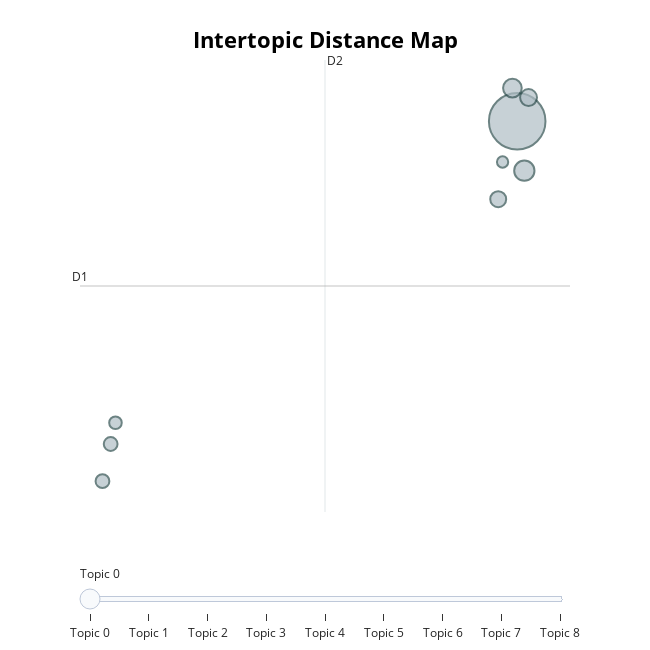

Notebook source saved alongside this figure:
### Code cell
topic_model.visualize_topics()

### Figure 1 — Plotly figure (JSON) as saved in the notebook; plotly's stock layout.template omitted (floating-point values rounded to 4 significant figures)
{"data": [{"customdata": [[0, "fait | lettre | peu | encore | avoir", 101], [1, "fait | aussi | etc | depuis | alexandre", 13], [2, "robert | figaro | robert dreyfus | dreyfus | dreyfus figaro", 11], [3, "guerre | avant | encore | depuis | contre", 9], [4, "seine | boulevard | conseil | conseil revision | revision", 8], [5, "000 | 30 000 | écrire | grand | sais", 6], [6, "recevoir | sincèrement | marcel | ceci | nouvelle", 6], [7, "titres | industriel | rente | valeurs | française", 5], [8, "proust | soussigné | bize | quotidiennes | dr bize", 4]], "hovertemplate": "<b>Topic %{customdata[0]}</b><br>%{customdata[1]}<br>Size: %{customdata[2]}", "legendgroup": "", "marker": {"color": "#B0BEC5", "line": {"color": "DarkSlateGrey", "width": 2}, "size": [101, 13, 11, 9, 8, 6, 6, 5, 4], "sizemode": "area", "sizeref": 0.06313, "symbol": "circle"}, "mode": "markers", "name": "", "orientation": "v", "showlegend": false, "type": "scatter", "x": [13.54, 13.9, 13.29, 14.12, 12.57, -7.659, -7.24, -6.994, 12.79], "xaxis": "x", "y": [1.759, 1.195, 2.136, 2.029, 0.8699, -2.344, -1.921, -1.678, 1.294], "yaxis": "y"}], "layout": {"annotations": [{"showarrow": false, "text": "D1", "x": -8.807, "y": -0.1195, "yshift": 10}, {"showarrow": false, "text": "D2", "x": 3.716, "xshift": 10, "y": 2.457}], "height": 650, "hoverlabel": {"bgcolor": "white", "font": {"family": "Rockwell", "size": 16}}, "legend": {"itemsizing": "constant", "tracegroupgap": 0}, "margin": {"t": 60}, "shapes": [{"line": {"color": "#CFD8DC", "width": 2}, "type": "line", "x0": 3.716, "x1": 3.716, "y0": -2.696, "y1": 2.457}, {"line": {"color": "#9E9E9E", "width": 2}, "type": "line", "x0": -8.807, "x1": 16.24, "y0": -0.1195, "y1": -0.1195}], "sliders": [{"active": 0, "pad": {"t": 50}, "steps": [{"args": [{"marker.color": [["red", "#B0BEC5", "#B0BEC5", "#B0BEC5", "#B0BEC5", "#B0BEC5", "#B0BEC5", "#B0BEC5", "#B0BEC5"]]}], "label": "Topic 0", "method": "update"}, {"args": [{"marker.color": [["#B0BEC5", "red", "#B0BEC5", "#B0BEC5", "#B0BEC5", "#B0BEC5", "#B0BEC5", "#B0BEC5", "#B0BEC5"]]}], "label": "Topic 1", "method": "update"}, {"args": [{"marker.color": [["#B0BEC5", "#B0BEC5", "red", "#B0BEC5", "#B0BEC5", "#B0BEC5", "#B0BEC5", "#B0BEC5", "#B0BEC5"]]}], "label": "Topic 2", "method": "update"}, {"args": [{"marker.color": [["#B0BEC5", "#B0BEC5", "#B0BEC5", "red", "#B0BEC5", "#B0BEC5", "#B0BEC5", "#B0BEC5", "#B0BEC5"]]}], "label": "Topic 3", "method": "update"}, {"args": [{"marker.color": [["#B0BEC5", "#B0BEC5", "#B0BEC5", "#B0BEC5", "red", "#B0BEC5", "#B0BEC5", "#B0BEC5", "#B0BEC5"]]}], "label": "Topic 4", "method": "update"}, {"args": [{"marker.color": [["#B0BEC5", "#B0BEC5", "#B0BEC5", "#B0BEC5", "#B0BEC5", "red", "#B0BEC5", "#B0BEC5", "#B0BEC5"]]}], "label": "Topic 5", "method": "update"}, {"args": [{"marker.color": [["#B0BEC5", "#B0BEC5", "#B0BEC5", "#B0BEC5", "#B0BEC5", "#B0BEC5", "red", "#B0BEC5", "#B0BEC5"]]}], "label": "Topic 6", "method": "update"}, {"args": [{"marker.color": [["#B0BEC5", "#B0BEC5", "#B0BEC5", "#B0BEC5", "#B0BEC5", "#B0BEC5", "#B0BEC5", "red", "#B0BEC5"]]}], "label": "Topic 7", "method": "update"}, {"args": [{"marker.color": [["#B0BEC5", "#B0BEC5", "#B0BEC5", "#B0BEC5", "#B0BEC5", "#B0BEC5", "#B0BEC5", "#B0BEC5", "red"]]}], "label": "Topic 8", "method": "update"}]}], "title": {"font": {"color": "Black", "size": 22}, "text": "<b>Intertopic Distance Map</b>", "x": 0.5, "xanchor": "center", "y": 0.95, "yanchor": "top"}, "width": 650, "xaxis": {"anchor": "y", "domain": [0, 1], "range": [-8.807, 16.24], "title": {"text": ""}, "visible": false}, "yaxis": {"anchor": "x", "domain": [0, 1], "range": [-2.696, 2.457], "title": {"text": ""}, "visible": false}}}
